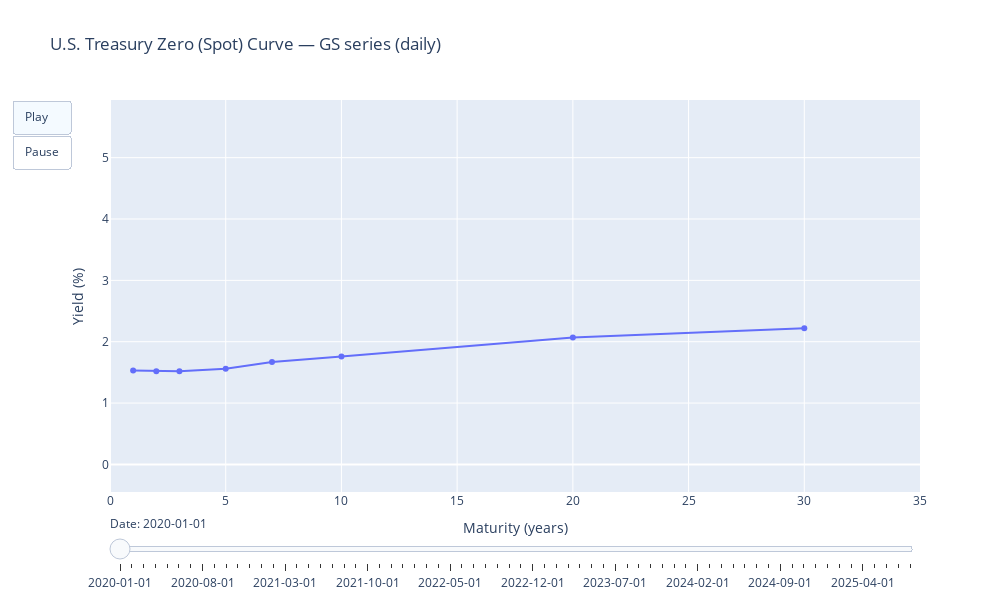

Notebook source saved alongside this figure:
### Code cell
MAT_YEARS_ZERO = {"1Y":1,"2Y":2,"3Y":3,"5Y":5,"7Y":7,"10Y":10,"20Y":20,"30Y":30}

# keep only columns we know, in order
cols = [c for c in MAT_YEARS_ZERO if c in curve_df_zero.columns]
x = np.array([MAT_YEARS_ZERO[c] for c in cols])

# Build frames (one per date with complete data)
df_complete = curve_df_zero[cols].dropna()
dates = df_complete.index

frames = []
for d in dates:
    y = df_complete.loc[d].values  # yields in %
    frames.append(
        go.Frame(
            data=[go.Scatter(x=x, y=y, mode="lines+markers")],
            name=str(d.date())
        )
    )

# Initial frame = first date
y0 = df_complete.iloc[0].values
fig = go.Figure(
    data=[go.Scatter(x=x, y=y0, mode="lines+markers", name="Zero (GS)")],
    layout=go.Layout(
        title="U.S. Treasury Zero (Spot) Curve — GS series (daily)",
        xaxis=dict(title="Maturity (years)", range=[0, 35]),
        yaxis=dict(
            title="Yield (%)",
            range=[
                float(df_complete.min().min()) - 0.5,
                float(df_complete.max().max()) + 0.5
            ],
        ),
        width=1000, height=600,
        updatemenus=[{
            "type": "buttons",
            "buttons": [
                {"label": "Play", "method": "animate",
                 "args": [None, {"frame": {"duration": 100, "redraw": True},
                                 "fromcurrent": True, "transition": {"duration": 0}}]},
                {"label": "Pause", "method": "animate",
                 "args": [[None], {"frame": {"duration": 0, "redraw": False},
                                   "mode": "immediate"}]},
            ],
        }],
        sliders=[{
            "steps": [
                {"args": [[str(d.date())],
                          {"frame": {"duration": 0, "redraw": True},
                           "mode": "immediate"}],
                 "label": str(d.date()), "method": "animate"}
                for d in dates
            ],
            "currentvalue": {"prefix": "Date: "}
        }]
    ),
    frames=frames
)

fig.show()

### Figure 1 — Plotly figure (JSON) as saved in the notebook; plotly's stock layout.template omitted (floating-point values rounded to 4 significant figures)
{"data": [{"mode": "lines+markers", "name": "Zero (GS)", "type": "scatter", "x": [1, 2, 3, 5, 7, 10, 20, 30], "y": [1.53, 1.52, 1.52, 1.56, 1.67, 1.76, 2.07, 2.22]}], "layout": {"height": 600, "sliders": [{"currentvalue": {"prefix": "Date: "}, "steps": [{"args": [["2020-01-01"], {"frame": {"duration": 0, "redraw": true}, "mode": "immediate"}], "label": "2020-01-01", "method": "animate"}, {"args": [["2020-02-01"], {"frame": {"duration": 0, "redraw": true}, "mode": "immediate"}], "label": "2020-02-01", "method": "animate"}, {"args": [["2020-03-01"], {"frame": {"duration": 0, "redraw": true}, "mode": "immediate"}], "label": "2020-03-01", "method": "animate"}, {"args": [["2020-04-01"], {"frame": {"duration": 0, "redraw": true}, "mode": "immediate"}], "label": "2020-04-01", "method": "animate"}, {"args": [["2020-05-01"], {"frame": {"duration": 0, "redraw": true}, "mode": "immediate"}], "label": "2020-05-01", "method": "animate"}, {"args": [["2020-06-01"], {"frame": {"duration": 0, "redraw": true}, "mode": "immediate"}], "label": "2020-06-01", "method": "animate"}, {"args": [["2020-07-01"], {"frame": {"duration": 0, "redraw": true}, "mode": "immediate"}], "label": "2020-07-01", "method": "animate"}, {"args": [["2020-08-01"], {"frame": {"duration": 0, "redraw": true}, "mode": "immediate"}], "label": "2020-08-01", "method": "animate"}, {"args": [["2020-09-01"], {"frame": {"duration": 0, "redraw": true}, "mode": "immediate"}], "label": "2020-09-01", "method": "animate"}, {"args": [["2020-10-01"], {"frame": {"duration": 0, "redraw": true}, "mode": "immediate"}], "label": "2020-10-01", "method": "animate"}, {"args": [["2020-11-01"], {"frame": {"duration": 0, "redraw": true}, "mode": "immediate"}], "label": "2020-11-01", "method": "animate"}, {"args": [["2020-12-01"], {"frame": {"duration": 0, "redraw": true}, "mode": "immediate"}], "label": "2020-12-01", "method": "animate"}, {"args": [["2021-01-01"], {"frame": {"duration": 0, "redraw": true}, "mode": "immediate"}], "label": "2021-01-01", "method": "animate"}, {"args": [["2021-02-01"], {"frame": {"duration": 0, "redraw": true}, "mode": "immediate"}], "label": "2021-02-01", "method": "animate"}, {"args": [["2021-03-01"], {"frame": {"duration": 0, "redraw": true}, "mode": "immediate"}], "label": "2021-03-01", "method": "animate"}, {"args": [["2021-04-01"], {"frame": {"duration": 0, "redraw": true}, "mode": "immediate"}], "label": "2021-04-01", "method": "animate"}, {"args": [["2021-05-01"], {"frame": {"duration": 0, "redraw": true}, "mode": "immediate"}], "label": "2021-05-01", "method": "animate"}, {"args": [["2021-06-01"], {"frame": {"duration": 0, "redraw": true}, "mode": "immediate"}], "label": "2021-06-01", "method": "animate"}, {"args": [["2021-07-01"], {"frame": {"duration": 0, "redraw": true}, "mode": "immediate"}], "label": "2021-07-01", "method": "animate"}, {"args": [["2021-08-01"], {"frame": {"duration": 0, "redraw": true}, "mode": "immediate"}], "label": "2021-08-01", "method": "animate"}, {"args": [["2021-09-01"], {"frame": {"duration": 0, "redraw": true}, "mode": "immediate"}], "label": "2021-09-01", "method": "animate"}, {"args": [["2021-10-01"], {"frame": {"duration": 0, "redraw": true}, "mode": "immediate"}], "label": "2021-10-01", "method": "animate"}, {"args": [["2021-11-01"], {"frame": {"duration": 0, "redraw": true}, "mode": "immediate"}], "label": "2021-11-01", "method": "animate"}, {"args": [["2021-12-01"], {"frame": {"duration": 0, "redraw": true}, "mode": "immediate"}], "label": "2021-12-01", "method": "animate"}, {"args": [["2022-01-01"], {"frame": {"duration": 0, "redraw": true}, "mode": "immediate"}], "label": "2022-01-01", "method": "animate"}, {"args": [["2022-02-01"], {"frame": {"duration": 0, "redraw": true}, "mode": "immediate"}], "label": "2022-02-01", "method": "animate"}, {"args": [["2022-03-01"], {"frame": {"duration": 0, "redraw": true}, "mode": "immediate"}], "label": "2022-03-01", "method": "animate"}, {"args": [["2022-04-01"], {"frame": {"duration": 0, "redraw": true}, "mode": "immediate"}], "label": "2022-04-01", "method": "animate"}, {"args": [["2022-05-01"], {"frame": {"duration": 0, "redraw": true}, "mode": "immediate"}], "label": "2022-05-01", "method": "animate"}, {"args": [["2022-06-01"], {"frame": {"duration": 0, "redraw": true}, "mode": "immediate"}], "label": "2022-06-01", "method": "animate"}, {"args": [["2022-07-01"], {"frame": {"duration": 0, "redraw": true}, "mode": "immediate"}], "label": "2022-07-01", "method": "animate"}, {"args": [["2022-08-01"], {"frame": {"duration": 0, "redraw": true}, "mode": "immediate"}], "label": "2022-08-01", "method": "animate"}, {"args": [["2022-09-01"], {"frame": {"duration": 0, "redraw": true}, "mode": "immediate"}], "label": "2022-09-01", "method": "animate"}, {"args": [["2022-10-01"], {"frame": {"duration": 0, "redraw": true}, "mode": "immediate"}], "label": "2022-10-01", "method": "animate"}, {"args": [["2022-11-01"], {"frame": {"duration": 0, "redraw": true}, "mode": "immediate"}], "label": "2022-11-01", "method": "animate"}, {"args": [["2022-12-01"], {"frame": {"duration": 0, "redraw": true}, "mode": "immediate"}], "label": "2022-12-01", "method": "animate"}, {"args": [["2023-01-01"], {"frame": {"duration": 0, "redraw": true}, "mode": "immediate"}], "label": "2023-01-01", "method": "animate"}, {"args": [["2023-02-01"], {"frame": {"duration": 0, "redraw": true}, "mode": "immediate"}], "label": "2023-02-01", "method": "animate"}, {"args": [["2023-03-01"], {"frame": {"duration": 0, "redraw": true}, "mode": "immediate"}], "label": "2023-03-01", "method": "animate"}, {"args": [["2023-04-01"], {"frame": {"duration": 0, "redraw": true}, "mode": "immediate"}], "label": "2023-04-01", "method": "animate"}, {"args": [["2023-05-01"], {"frame": {"duration": 0, "redraw": true}, "mode": "immediate"}], "label": "2023-05-01", "method": "animate"}, {"args": [["2023-06-01"], {"frame": {"duration": 0, "redraw": true}, "mode": "immediate"}], "label": "2023-06-01", "method": "animate"}, {"args": [["2023-07-01"], {"frame": {"duration": 0, "redraw": true}, "mode": "immediate"}], "label": "2023-07-01", "method": "animate"}, {"args": [["2023-08-01"], {"frame": {"duration": 0, "redraw": true}, "mode": "immediate"}], "label": "2023-08-01", "method": "animate"}, {"args": [["2023-09-01"], {"frame": {"duration": 0, "redraw": true}, "mode": "immediate"}], "label": "2023-09-01", "method": "animate"}, {"args": [["2023-10-01"], {"frame": {"duration": 0, "redraw": true}, "mode": "immediate"}], "label": "2023-10-01", "method": "animate"}, {"args": [["2023-11-01"], {"frame": {"duration": 0, "redraw": true}, "mode": "immediate"}], "label": "2023-11-01", "method": "animate"}, {"args": [["2023-12-01"], {"frame": {"duration": 0, "redraw": true}, "mode": "immediate"}], "label": "2023-12-01", "method": "animate"}, {"args": [["2024-01-01"], {"frame": {"duration": 0, "redraw": true}, "mode": "immediate"}], "label": "2024-01-01", "method": "animate"}, {"args": [["2024-02-01"], {"frame": {"duration": 0, "redraw": true}, "mode": "immediate"}], "label": "2024-02-01", "method": "animate"}, {"args": [["2024-03-01"], {"frame": {"duration": 0, "redraw": true}, "mode": "immediate"}], "label": "2024-03-01", "method": "animate"}, {"args": [["2024-04-01"], {"frame": {"duration": 0, "redraw": true}, "mode": "immediate"}], "label": "2024-04-01", "method": "animate"}, {"args": [["2024-05-01"], {"frame": {"duration": 0, "redraw": true}, "mode": "immediate"}], "label": "2024-05-01", "method": "animate"}, {"args": [["2024-06-01"], {"frame": {"duration": 0, "redraw": true}, "mode": "immediate"}], "label": "2024-06-01", "method": "animate"}, {"args": [["2024-07-01"], {"frame": {"duration": 0, "redraw": true}, "mode": "immediate"}], "label": "2024-07-01", "method": "animate"}, {"args": [["2024-08-01"], {"frame": {"duration": 0, "redraw": true}, "mode": "immediate"}], "label": "2024-08-01", "method": "animate"}, {"args": [["2024-09-01"], {"frame": {"duration": 0, "redraw": true}, "mode": "immediate"}], "label": "2024-09-01", "method": "animate"}, {"args": [["2024-10-01"], {"frame": {"duration": 0, "redraw": true}, "mode": "immediate"}], "label": "2024-10-01", "method": "animate"}, {"args": [["2024-11-01"], {"frame": {"duration": 0, "redraw": true}, "mode": "immediate"}], "label": "2024-11-01", "method": "animate"}, {"args": [["2024-12-01"], {"frame": {"duration": 0, "redraw": true}, "mode": "immediate"}], "label": "2024-12-01", "method": "animate"}, {"args": [["2025-01-01"], {"frame": {"duration": 0, "redraw": true}, "mode": "immediate"}], "label": "2025-01-01", "method": "animate"}, {"args": [["2025-02-01"], {"frame": {"duration": 0, "redraw": true}, "mode": "immediate"}], "label": "2025-02-01", "method": "animate"}, {"args": [["2025-03-01"], {"frame": {"duration": 0, "redraw": true}, "mode": "immediate"}], "label": "2025-03-01", "method": "animate"}, {"args": [["2025-04-01"], {"frame": {"duration": 0, "redraw": true}, "mode": "immediate"}], "label": "2025-04-01", "method": "animate"}, {"args": [["2025-05-01"], {"frame": {"duration": 0, "redraw": true}, "mode": "immediate"}], "label": "2025-05-01", "method": "animate"}, {"args": [["2025-06-01"], {"frame": {"duration": 0, "redraw": true}, "mode": "immediate"}], "label": "2025-06-01", "method": "animate"}, {"args": [["2025-07-01"], {"frame": {"duration": 0, "redraw": true}, "mode": "immediate"}], "label": "2025-07-01", "method": "animate"}, {"args": [["2025-08-01"], {"frame": {"duration": 0, "redraw": true}, "mode": "immediate"}], "label": "2025-08-01", "method": "animate"}]}], "title": {"text": "U.S. Treasury Zero (Spot) Curve — GS series (daily)"}, "updatemenus": [{"buttons": [{"args": [null, {"frame": {"duration": 100, "redraw": true}, "fromcurrent": true, "transition": {"duration": 0}}], "label": "Play", "method": "animate"}, {"args": [[null], {"frame": {"duration": 0, "redraw": false}, "mode": "immediate"}], "label": "Pause", "method": "animate"}], "type": "buttons"}], "width": 1000, "xaxis": {"range": [0, 35], "title": {"text": "Maturity (years)"}}, "yaxis": {"range": [-0.45, 5.94], "title": {"text": "Yield (%)"}}}}
